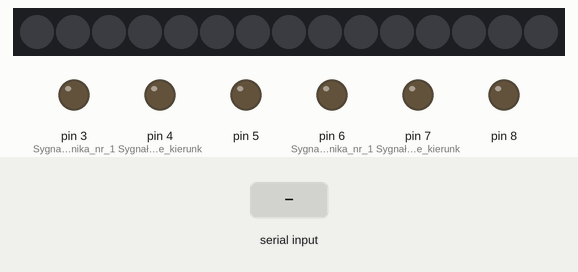
Recording of a sketch running on a simulated Arduino Uno, built with avr-gcc and run on an emulated ATmega328P. Shown: 15 RGB LEDs in strip order, left to right, output pins drawn as LEDs (lit = HIGH). Inputs (shaded band) come from the test bench. Dim RGB values are drawn brighter than linear.

Above: at 1.2 s.
1.3 s: "1\n" received over Serial
At 1.55 s:
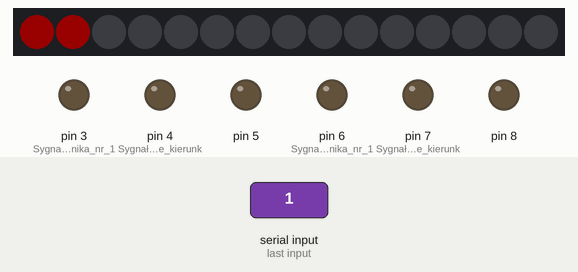
3.3 s: "2\n" received over Serial
At 3.9 s:
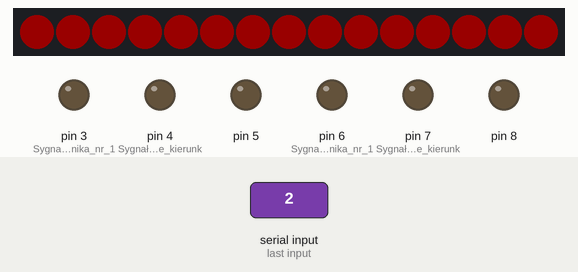
6.1 s: "3\n" received over Serial
At 6.8 s:
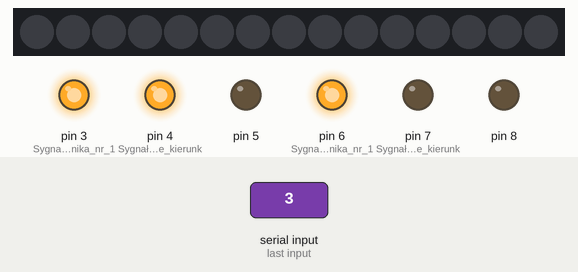
7.6 s: "5\n" received over Serial
At 7.9 s:
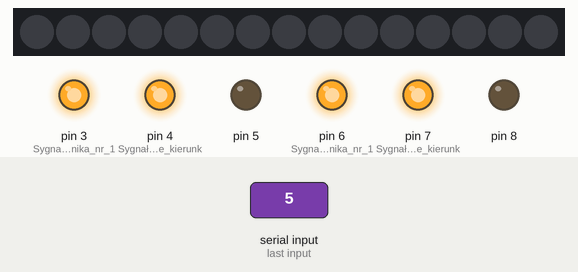
9.1 s: "4\n" received over Serial
At 10.3 s:
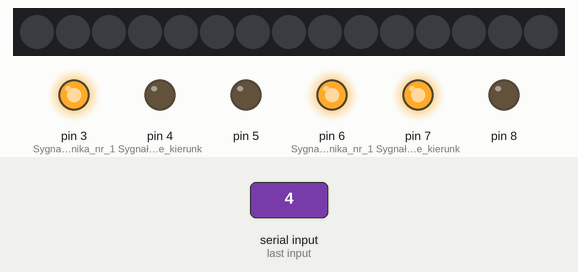
Timing chart, 0 to 11.6 s (numbered marks = the images above; inputs shaded):
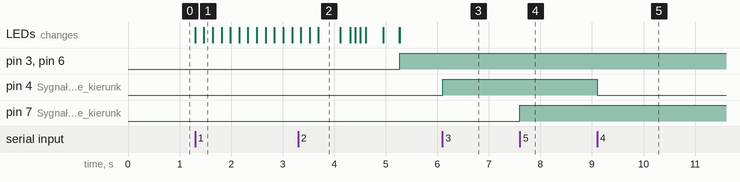

Measured:
- after the input at 1.3 s, the LEDs: first change at once (image 1 shows a later state)
- after the input at 3.3 s, pin 4 (Sygnały_sterujące_kierunk), pin 7 (Sygnały_sterujące_kierunk): stays LOW (without the input it goes to HIGH after 2.0 s)
- after the input at 6.1 s, pin 4 (Sygnały_sterujące_kierunk): LOW → HIGH at once
- after the input at 7.6 s, pin 7 (Sygnały_sterujące_kierunk): LOW → HIGH at once
- after the input at 9.1 s, pin 4 (Sygnały_sterujące_kierunk): HIGH → LOW at once
- what the display in image 2 shows lasts 0.4 s, from 3.7 s to 4.1 s

The sketch:

control.ino
```cpp
int R; int G; int B;  int x = 0; //ten x to jeak nie będzie dobrze działało LedON
String inString = "";
#include <Adafruit_NeoPixel.h>
#include <NeoSWSerial.h>
#define LED_PIN    2
#define LED_COUNT 15
//brak funkcji do regulacjo prędkości obrotów
Adafruit_NeoPixel strip(LED_COUNT, LED_PIN, NEO_GRB + NEO_KHZ800);

void setup() {
  Serial.begin(9600);
  strip.begin();           // INITIALIZE NeoPixel strip object (REQUIRED)
  strip.show();            // Turn OFF all pixels ASAP
  strip.setBrightness(50); // Set BRIGHTNESS to about 1/5 (max = 255)

  pinMode(3, OUTPUT); // Sygnał PWM silnika nr 1
  pinMode(4, OUTPUT); // Sygnały sterujące kierunkiem obrotów silnika nr 1
  pinMode(5, OUTPUT);

  pinMode(6, OUTPUT); // Sygnał PWM silnika nr 1
  pinMode(7, OUTPUT); // Sygnały sterujące kierunkiem obrotów silnika nr 1
  pinMode(8, OUTPUT);
}

void loop()
{ int data = 0; int Brightness; //String stringOne  = Serial.readString();       Serial.print("Orygnalna data: ");   Serial.println(data);

                    int inChar = Serial.read();
                    if (isDigit(inChar))
                    {
                      inString += (char)inChar; // convert the incoming byte to a char and add it to the string:
                    }
                    if (inChar == '\n')     // if you get a newline, print the string, then the string's value:
                    {
                      data = inString.toInt();
                      inString = ""; // clear the string for new input:
                    }

  if (data == 1) //wlacza calosc
  {
    AllOn1(data);
  }
  if (data == 2) //wylacza calosc
  {
    AllOff2();
  }
   if (data == 3) //wlacza wiatrak 1
  {
    Fan1On3();
  }
  if (data == 4) //wylacza wiatrak 1
  {
    Fan1Off4();
  }
    if (data == 5) //wlacza wiatrak 2
  {
    Fan2On5();
  }
  if (data == 6) //wylacza wiatrak 3
  {
    Fan2Off6();
  }
 if (data > 55 && data < 317) //zmiena predkosc wiatrakow ale nie dziala bo brak pmw
  {
    int speedo = data - 55;
   //szybkosc wiatrak(speedo);
  }
  if (data == 7) //wlacza ledy
  {
    LedyOn7(data);
  }
  if (data == 8) //wylacza ledy
  {
    LedyOff8();
  }

 if (data > 315 && data < 570) //zmiena jasnosc
  {

    int y = data - 315;
    Brightness=y;
    LedBrightness(Brightness);
  }

   if (data >= 575 && data <= 1350) //zamaina kolorystyki
  {
    if (data >= 575 && data <= 830)
    {
      R = data - 575; //Nadaje wartość czerwonemu
    }
    else if (data >= 835 && data <= 1090)
    {
      G = data - 835; //Nadaje wartość zielonemu
    }
    else  if (data >= 1095 && data <= 1350)
    {
      B = data - 1095; //Nadaje wartość niebieskiemu
    }
    LedRainbow(R, G, B, Brightness);
  }
 // delay(1000);
}
void AllOn1(int datta)
{
  LedyOn7(datta);
  Fan1On3();
  Fan2On5();
}
void AllOff2()
{
  LedyOff8();
  Fan1Off4();
  Fan2Off6();
  x=0;
}
void inicjacja(int wait)          //poczatek wlacznia ledow
{
  strip.clear();
  uint32_t black = strip.Color(0, 0, 0);
  uint32_t red = strip.Color(255, 0, 0);
  uint32_t blue = strip.Color(0, 0, 255);
  uint32_t white = strip.Color(115, 115, 115);
  strip.setBrightness(25);
  for (int i = 0; i <= 15; i++)
  {
    strip.setPixelColor(i, red);// ustawia kolorek na czewony i wyswietla po kolei
    strip.show(); //przekazuje programowi żeby wyświetlił
    delay(wait + 50);
  }
  strip.fill(blue, 0, 15); // wejscie w niebieski kolor i
  delay(67);
  for (int i = 0; i <= 15; i++)
  {
    strip.setBrightness(15 + i * 7); // rozjaśnienie
    strip.show();
  }
  delay(90);
  strip.fill(black, 0, 15); //pierwsze mrugnięcie
  delay(100);
  strip.show();
  strip.fill(blue, 0, 15); //drugi raz niebieski
  delay(100);
  strip.show();
  strip.fill(black, 0, 15); //drugie mrugnięcie
  delay(100);
  strip.show();
  strip.fill(blue, 0, 15); //trzeci raz niebieski
  delay(100);
  strip.show();
  strip.fill(black, 0, 15); //mrugniecie ostatnie
  delay(100);
  strip.show();
  strip.fill(white, 0, 15); //przejście w biały
  strip.show();
  for (int i = 225; i >= 175; i--)
  {
    strip.setBrightness(i - 25); //zejście z jasnościa w dół
    strip.show();
    delay(10);
    // strip.show();
  }
  x = 1;
  strip.setBrightness(85);
  strip.fill(white, 0, 15);
  strip.show();
}
void bialyKoniec()       //Biale zakonczenie ledow
{
  strip.setBrightness(85);
  uint32_t white = strip.Color(115, 115, 115);
  strip.fill(white, 0, 15);
  strip.show();
}
void Fan1On3()
{
  analogWrite(3, 255); //Maksymalna prędkość obrotów
   digitalWrite(4, HIGH); //Silnik nr 1 - obroty w lewo
  digitalWrite(5, LOW);
}
void Fan1Off4()
{
 digitalWrite(4, LOW); //Silnik nr 1 - stop
 digitalWrite(5, LOW);
}
void Fan2On5()
{
  analogWrite(6, 255); //Maksymalna prędkość obrotów
   digitalWrite(7, HIGH); //Silnik nr 2 - obroty w lewo
  digitalWrite(8, LOW);
}
void Fan2Off6()
{
 digitalWrite(7, LOW); //Silnik nr 2 - stop
 digitalWrite(8, LOW);
}
void LedyOn7(int datta)            //Wlacza ledy
{
  if (x == 1 || datta==7)
  {
    bialyKoniec();
  }
  if (x != 1&&datta==1)
  {
    inicjacja(120);
  }
}
void LedyOff8()             //Wylacza LEDy
{
  //uint32_t black = strip.Color(0, 0, 0);
  strip.setBrightness(0);
  strip.show();
}
void LedBrightness(int Brightness)        //Reguluje jasnosc ledow
{
  strip.setBrightness(Brightness);
  strip.show();
}
void LedRainbow(int r, int g, int b, int Brightness)    //Zarzadza kolorami
{
  uint32_t ZeRGBa = strip.Color(r, g, b);
  strip.setBrightness(Brightness);
  strip.fill(ZeRGBa, 0, Brightness);
  strip.show();
}
```
